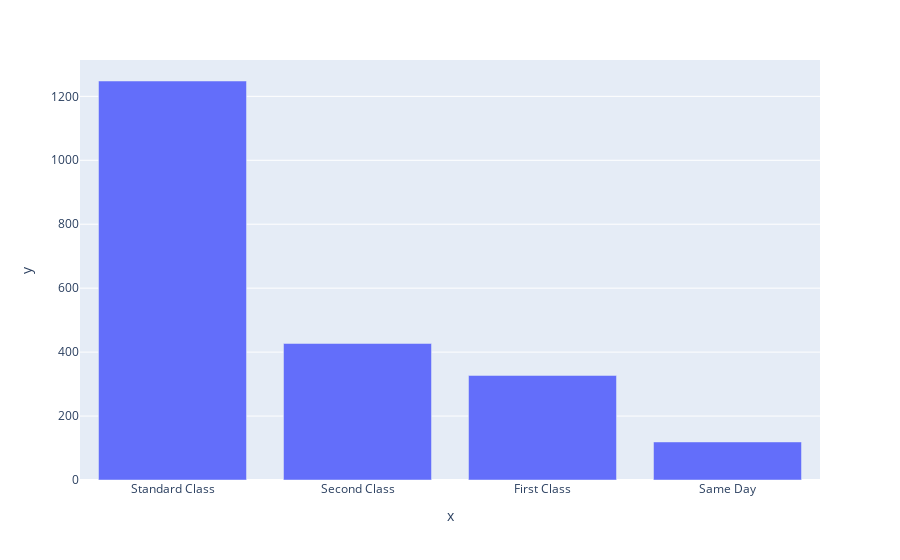

Notebook code cell kept with this figure:
### Code cell
px.bar(df['ship_mode'].value_counts(), x=df['ship_mode'].value_counts().index, y=df['ship_mode'].value_counts().values)

### Figure 1 — Plotly figure (JSON) as saved in the notebook; plotly's stock layout.template omitted (floating-point values rounded to 4 significant figures)
{"data": [{"alignmentgroup": "True", "hovertemplate": "x=%{x}<br>y=%{y}<extra></extra>", "legendgroup": "", "marker": {"color": "#636efa", "pattern": {"shape": ""}}, "name": "", "offsetgroup": "", "orientation": "v", "showlegend": false, "textposition": "auto", "type": "bar", "x": ["Standard Class", "Second Class", "First Class", "Same Day"], "xaxis": "x", "y": [1248, 427, 327, 119], "yaxis": "y"}], "layout": {"barmode": "relative", "legend": {"tracegroupgap": 0}, "margin": {"t": 60}, "xaxis": {"anchor": "y", "domain": [0, 1], "title": {"text": "x"}}, "yaxis": {"anchor": "x", "domain": [0, 1], "title": {"text": "y"}}}}
